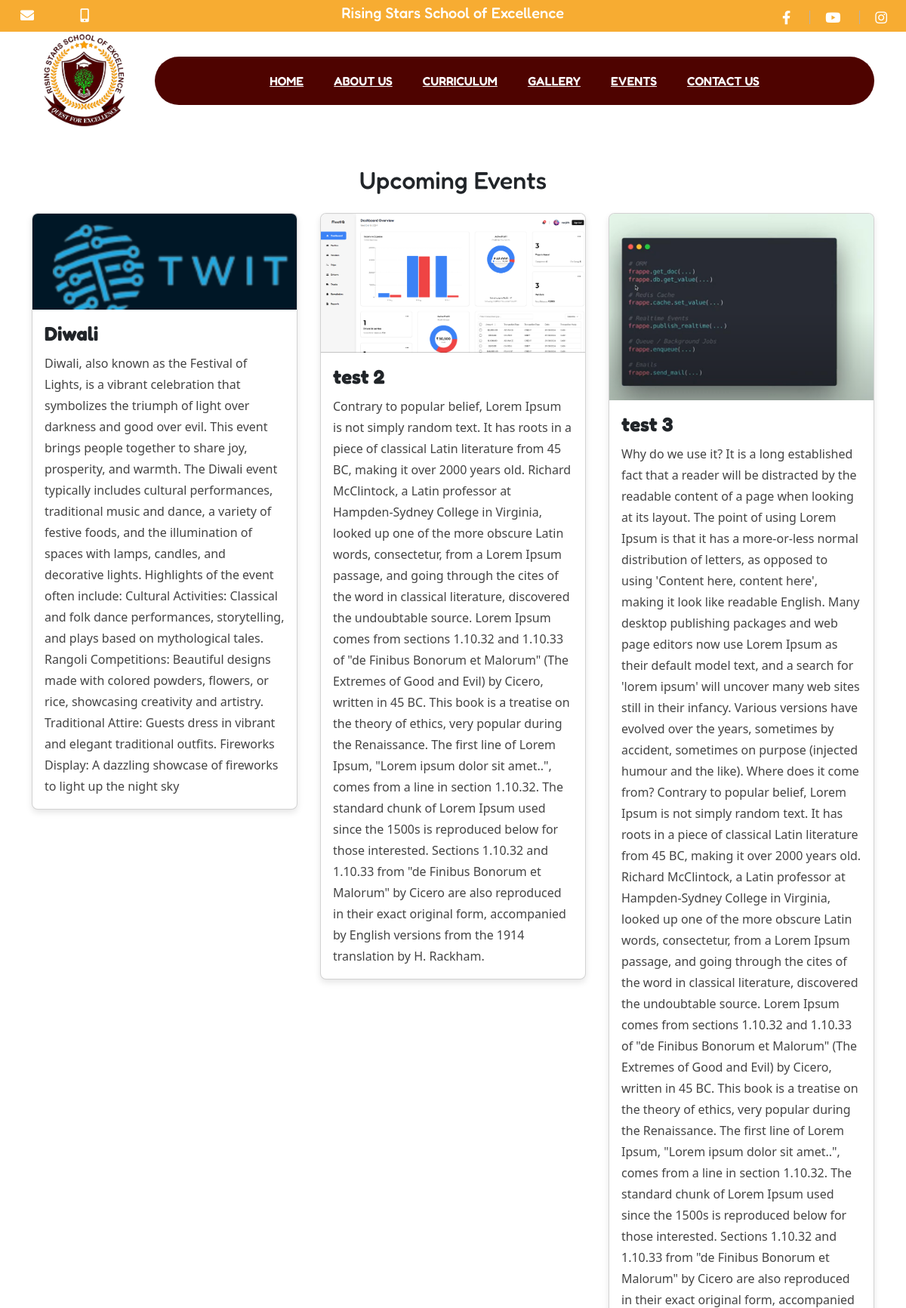
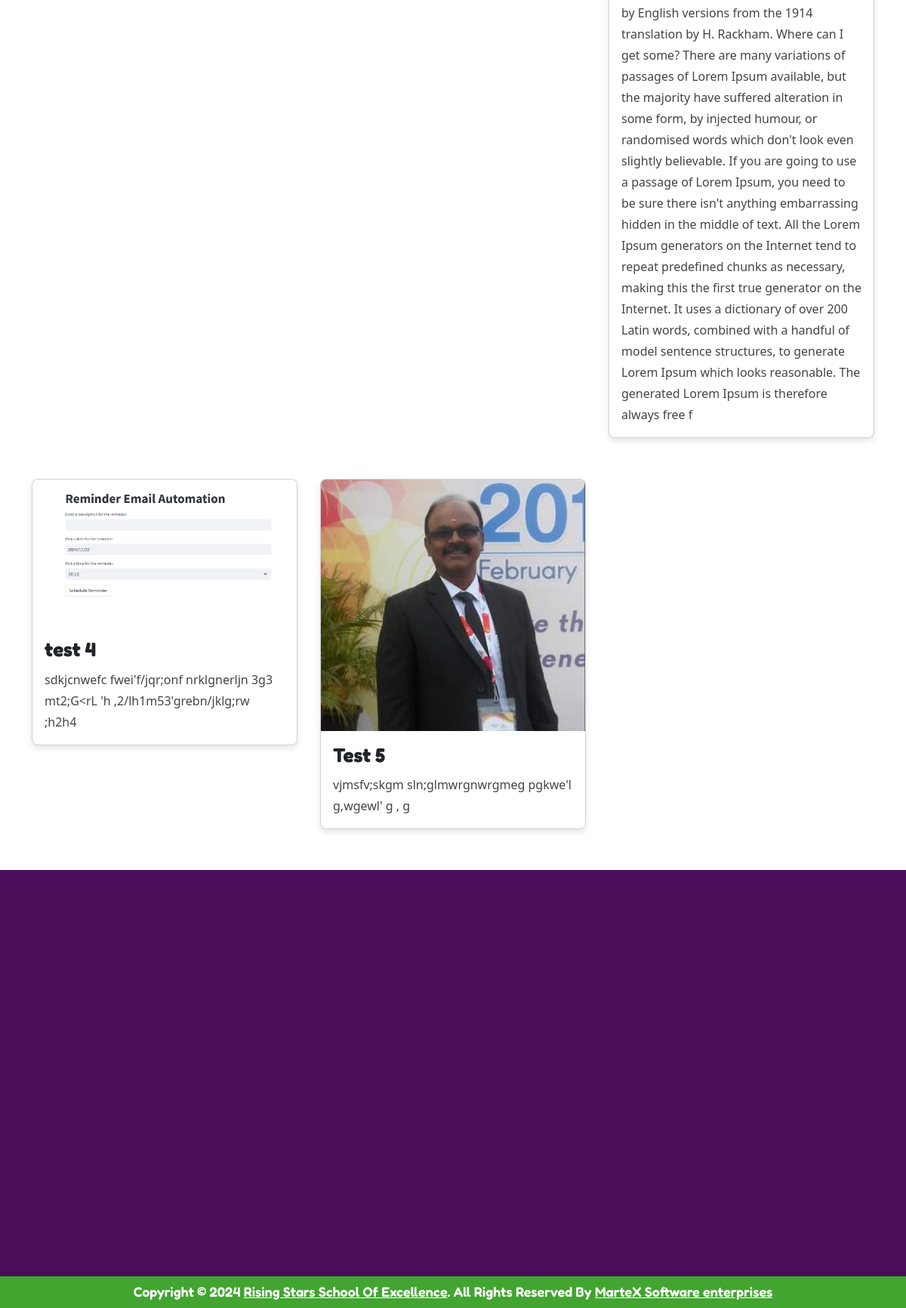
The app's page /events with its own data (2 pictures, top to bottom).
### app.py (models this page shows)
class Event(db.Model):
    id = db.Column(db.Integer, primary_key=True)
    title = db.Column(db.String(100), nullable=False)
    description = db.Column(db.Text, nullable=False)
    image = db.Column(db.String(100), nullable=True)

### app.py (the view)
@app.route('/events')
def events():
    events = Event.query.all()
    return render_template("events.html", events=events)

### templates/events.html (shortened to what this page needs)
{% extends "base.html" %}
{% block content %}
<!DOCTYPE html>
<html lang="en">
<head>
    <link rel="stylesheet" href="https://cdnjs.cloudflare.com/ajax/libs/bootstrap/5.3.0/css/bootstrap.min.css">
</head>
<div class="container mt-5">
    <h2 class="text-center mb-4">Upcoming Events</h2>
    <div class="row">
        {% for event in events %}
        <div class="col-md-4 mb-4">
            <div class="card event-card">
                {% if event.image %}
                <img src="{{ url_for('static', filename='images/' + event.image) }}" alt="Event Image" class="card-img-top event-image">
                {% endif %}
                <div class="card-body">
                    <h5 class="card-title event-title">{{ event.title }}</h5>
                    <p class="card-text event-description">{{ event.description }}</p>
                </div>
            </div>
        </div>
        {% endfor %}
    </div>
</div>
{% endblock %}

### templates/base.html (shortened to what this page needs)
<!doctype html>
<html class="no-js" lang="zxx">
<head>
    <link rel="stylesheet" href="../static/css/bootstrap.min.css">
    <link rel="stylesheet" href="../static/css/fontawesome.min.css">
    <link rel="stylesheet" href="../static/css/layerslider.min.css">
    <link rel="stylesheet" href="../static/css/animaanimate.css">
    <link rel="stylesheet" href="../static/css/magnific-popup.min.css">
    <link rel="stylesheet" href="../static/css/slick.min.css">
    <link rel="stylesheet" href="../static/css/style.css">
    <link rel="stylesheet" type="text/css" href="../static/css/slick-theme.css">
    <link href="https://cdn.jsdelivr.net/npm/aos@2.3.4/dist/aos.css" rel="stylesheet" onload="this.onload=null;AOS.init({disable:'mobile',useClassNames:true});">
</head>
<body>
    <header class="vs-header header-layout3">
    <div class="header-top4">
            <div class="container-style4">
                <div class="row justify-content-between align-items-center">
                    <div class="col-lg-auto text-center">
                        <div class="header-links v4 style2 style-white">
                            <ul>
                                <li><a href="mailto:risingstarsschoolofexcellence@gmail.com"><i class="fas fa-envelope"></i></a></li>
                                <li><a href="tel:+91 7299545633"><i class="fas fa-mobile-alt"></i></a></li>
                            </ul>
                        </div>
                    </div>
                    <div class="col-lg-auto text-center">
                        <div class="header-links v4 style2 style-white">
                            <h5 style="color:white ;">Rising Stars School of Excellence </h5>
                        </div>
                    </div>
                    <div class="col-auto d-none d-lg-block">
                        <div class="header-links v5 style-white">
                            <ul>
                                <li>
                                    <ul class="social-links4">
                                        <li><a href="#"><i class="fab fa-facebook-f"></i></a></li>
                                        <li><a href="#"><i class="fab fa-youtube"></i></a></li>
                                        <li><a href="#"><i class="fab fa-instagram"></i></a></li>
                                    </ul>
                                </li>
                            </ul>
                        </div>
                    </div>
                </div>
            </div>
        </div>
        <div class="menu-area">
            <div class="container">
                <div class="row align-items-center justify-content-between">
                    <div class="col col-lg-auto">
                        <div class="header-logo">
                            <a href="{{ url_for('index') }}">
                                <img src="../static/img/logo.png" alt="logo"
                                    style="    background-color: white;border-radius: 50%;height: 130px;">
                            </a>
                        </div>
                    </div>
                    <div class="col-auto col-lg text-center">
                        <nav class="main-menu menu-style3 d-none d-lg-block"
                            style="border-radius: 50px;background-color: #4e0300;">
                            <ul>
                                <li style="margin: -21px 18px;">
                                    <a href="{{ url_for('index') }}">HOME</a>
                                </li>
                                <li style="margin: -21px 18px;">
                                    <a href="{{ url_for('about') }}">ABOUT US</a>
                                </li>
                                <li style="margin: -21px 18px;">
                                    <a href="{{ url_for('curriculam') }}">CURRICULUM</a>
                                </li>
                                <li style="margin: -21px 18px;">
                                    <a href="{{ url_for('gallery') }}">GALLERY</a>
                                </li>
                                <li style="margin: -21px 18px;">
                                    <a href="{{ url_for('events') }}">EVENTS</a>
                                </li>
                                <li style="margin: -21px 18px;">
                                    <a href="{{ url_for('contact') }}">CONTACT US</a>
                                </li>
                            </ul>
                        </nav>
                    </div>
                </div>
            </div>
        </div>
    </header>
    {% block content %}
    {% endblock%}
    <footer class="footer-wrapper footer-layout1">
        <div class="widget-area">
            <div class="container">
                <div class="row justify-content-center gx-60">
                    <div class="col-md-6 col-lg-4" data-aos="flip-up" data-aos-duration="2000">
                        <div class="widget footer-widget">
                            <h3 class="widget_title">Contact Us</h3>
                            <div>
                                <p class="footer-info"><i class="fal fa-envelope"></i><a
                                        href="mailto:risingstarsschoolofexcellence@gmail.com">risingstarsschoolofexcellence@gmail.com</a></p>
                                <p class="footer-info"><i class="fas fa-mobile-alt"></i><a href="tel:++91 9840643979 "> +91 9840643979 </a></p>
                                <p class="footer-info"><i class="fas fa-mobile-alt"></i><a href="tel:+91 7299545633">+91 7299545633</a></p>
                                <p class="footer-info"><i class="fas fa-mobile-alt"></i><a href="tel:+91 9840993698">+91 9840993698</a></p>
                                <p class="footer-info"><i class="fas fa-mobile-alt"></i><a href="tel:+91 9381790518">+91 9381790518</a></p>
                            </div>
                        </div>
                    </div>
                    <div class="col-md-6 col-lg-3" data-aos="flip-down" data-aos-duration="2000">
                        <div class="widget widget_nav_menu  footer-widget">
                            <h3 class="widget_title">Quick Links</h3>
                            <div class="menu-all-pages-container footer-menu">
                                <ul class="menu" style="display:block">
                                    <li><a href="{{ url_for('about') }}">About Us</a></li>
                                    <li><a href="{{ url_for('curriculam') }}">Curriculam</a></li>
                                    <li><a href="{{ url_for('gallery') }}">Gallery</a></li>
                                    <li><a href="{{ url_for('events') }}">Events</a></li>
                                    <li><a href="{{ url_for('contact') }}">Contact Us</a></li>
                                </ul>
                            </div>
                        </div>
                    </div>
                    <div class="col-md-6 col-lg-4" data-aos="flip-right" data-aos-duration="2000">
                        <h3 class="widget_title">Location</h3>
                        <iframe src="https://www.google.com/maps/embed?pb=!1m18!1m12!1m3!1d3884.9340516289694!2d80.20988840000001!3d13.1665581!2m3!1f0!2f0!3f0!3m2!1i1024!2i768!4f13.1!3m3!1m2!1s0x3a526538dceab731%3A0xcc40774a1b859a6e!2sRising%20Stars%20School%20Of%20Excellence%20-%20Pre-School%20%26%20Primary%20School!5e0!3m2!1sen!2sin!4v1733049023530!5m2!1sen!2sin" width="350" height="250" style="border:0;" allowfullscreen="" loading="lazy"></iframe>
                    </div>
                </div>
            </div>
        </div>
        <div class="copyright-wrap" style="background-color:#41a530">
            <p class="copyright-text text-white">Copyright &copy; 2024 <a href="../templates/index.php">Rising Stars School Of
                    Excellence</a>. All Rights
                Reserved By <a href="https://exsfvsdvdvad.my.canva.site/martex-software-enterprises" target="_blank">MarteX Software enterprises</a></p>
        </div>
    </footer>
    </body>
    </html>

### templates/events.html (style rules this page uses)
.event-card { box-shadow: 0 4px 8px rgba(0, 0, 0, 0.1); border-radius: 8px; overflow: hidden; transition: transform 0.3s ease; }
.event-image { height: 200px; object-fit: cover; }
.event-title { font-size: 1.5rem; font-weight: bold; margin: 0; }
.event-description { font-size: 1rem; margin-top: 10px; }

### records on screen
Event: image (picture), title "Diwali", description "Diwali, also known as the Festival of Lights, is a vibrant celebration that symbolizes the triumph of light over darkness and good over evil. This event brings people together to share joy, prosperity, and warmth. The Diwali event typically includes cultural performances, traditional music and dance, a variety of festive foods, and the illumination of spaces with lamps, candles, and decorative lights. Highlights of the event often include: Cultural Activities: Classical and folk dance performances, storytelling, and plays based on mythological tales. Rangoli Competitions: Beautiful designs made with colored powders, flowers, or rice, showcasing creativity and artistry. Traditional Attire:…"
Event: image (picture), title "test 2", description "Contrary to popular belief, Lorem Ipsum is not simply random text. It has roots in a piece of classical Latin literature from 45 BC, making it over 2000 years old. Richard McClintock, a Latin professor at Hampden-Sydney College in Virginia, looked up one of the more obscure Latin words, consectetur, from a Lorem Ipsum passage, and going through the cites of the word in classical literature, discovered the undoubtable source. Lorem Ipsum comes from sections 1.10.32 and 1.10.33 of \"de Finibus Bonorum et Malorum\" (The Extremes of Good and Evil) by Cicero, written in 45 BC. This book is a treatise on the theory of ethics, very popular during the Renaissance. The first line of Lorem Ipsum,…"
Event: image (picture), title "test 3", description "Why do we use it? It is a long established fact that a reader will be distracted by the readable content of a page when looking at its layout. The point of using Lorem Ipsum is that it has a more-or-less normal distribution of letters, as opposed to using 'Content here, content here', making it look like readable English. Many desktop publishing packages and web page editors now use Lorem Ipsum as their default model text, and a search for 'lorem ipsum' will uncover many web sites still in their infancy. Various versions have evolved over the years, sometimes by accident, sometimes on purpose (injected humour and the like). Where does it come from? Contrary to popular belief, Lorem Ipsum is…"
Event: image (picture), title "test 4", description "sdkjcnwefc fwei'f/jqr;onf nrklgnerljn 3g3 mt2;G<rL 'h ,2/lh1m53'grebn/jklg;rw ;h2h4"
Event: image (picture), title "Test 5", description "vjmsfv;skgm sln;glmwrgnwrgmeg pgkwe'l g,wgewl' g , g"
